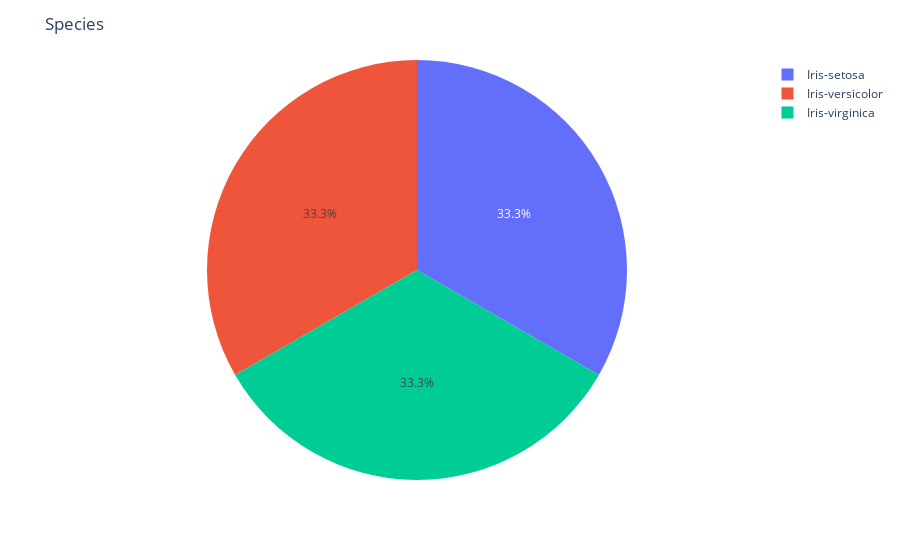

Notebook cell for this chart:
### Code cell
fig = px.pie(values=df['Species'].value_counts().values,names=df['Species'].value_counts().index)
fig.update_layout(title="Species")
fig.show()

### Figure 1 — Plotly figure (JSON) as saved in the notebook; plotly's stock layout.template omitted (floating-point values rounded to 4 significant figures)
{"data": [{"domain": {"x": [0, 1], "y": [0, 1]}, "hovertemplate": "label=%{label}<br>value=%{value}<extra></extra>", "labels": ["Iris-setosa", "Iris-versicolor", "Iris-virginica"], "legendgroup": "", "name": "", "showlegend": true, "type": "pie", "values": [50, 50, 50]}], "layout": {"legend": {"tracegroupgap": 0}, "margin": {"t": 60}, "title": {"text": "Species"}}}
